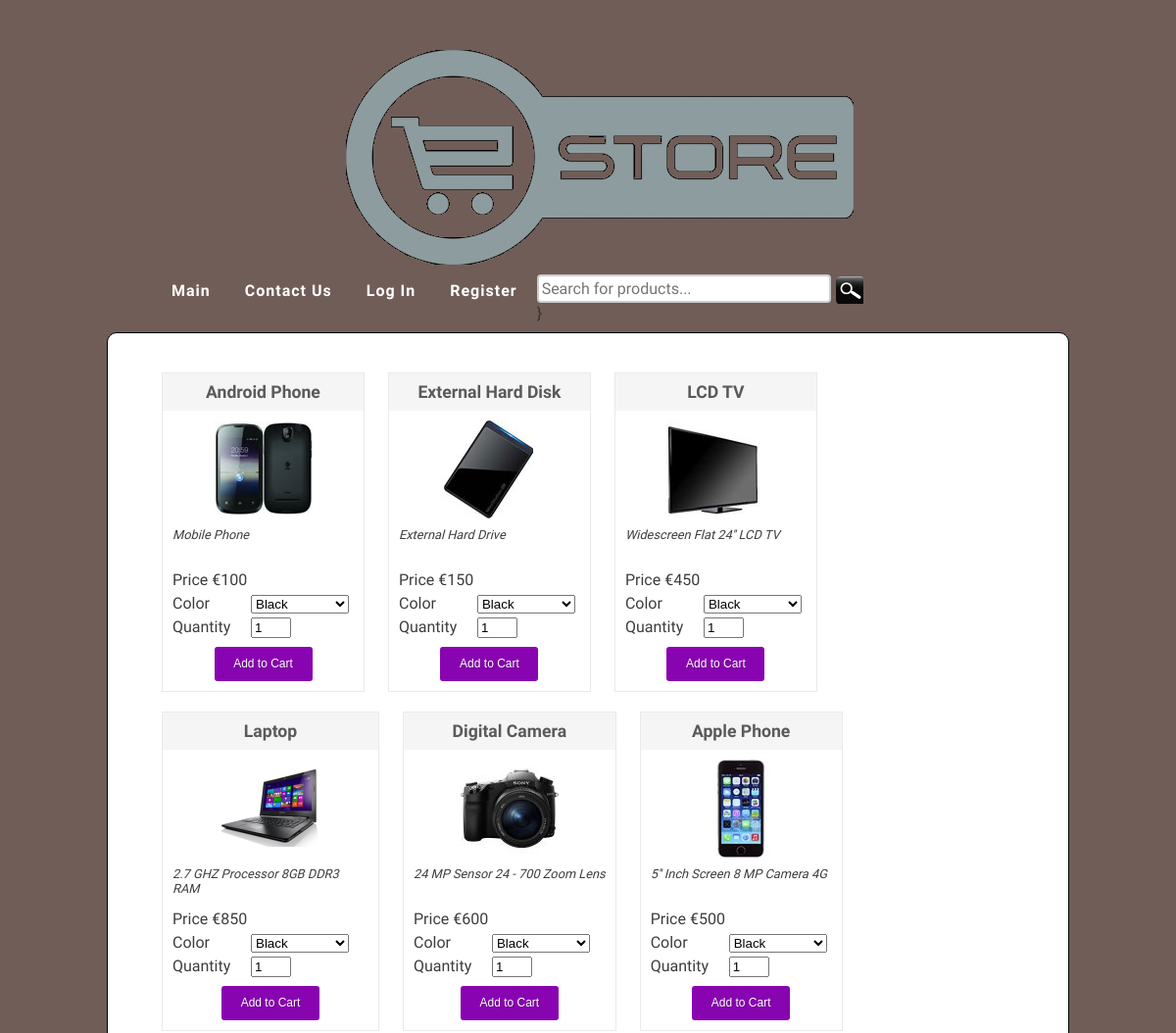
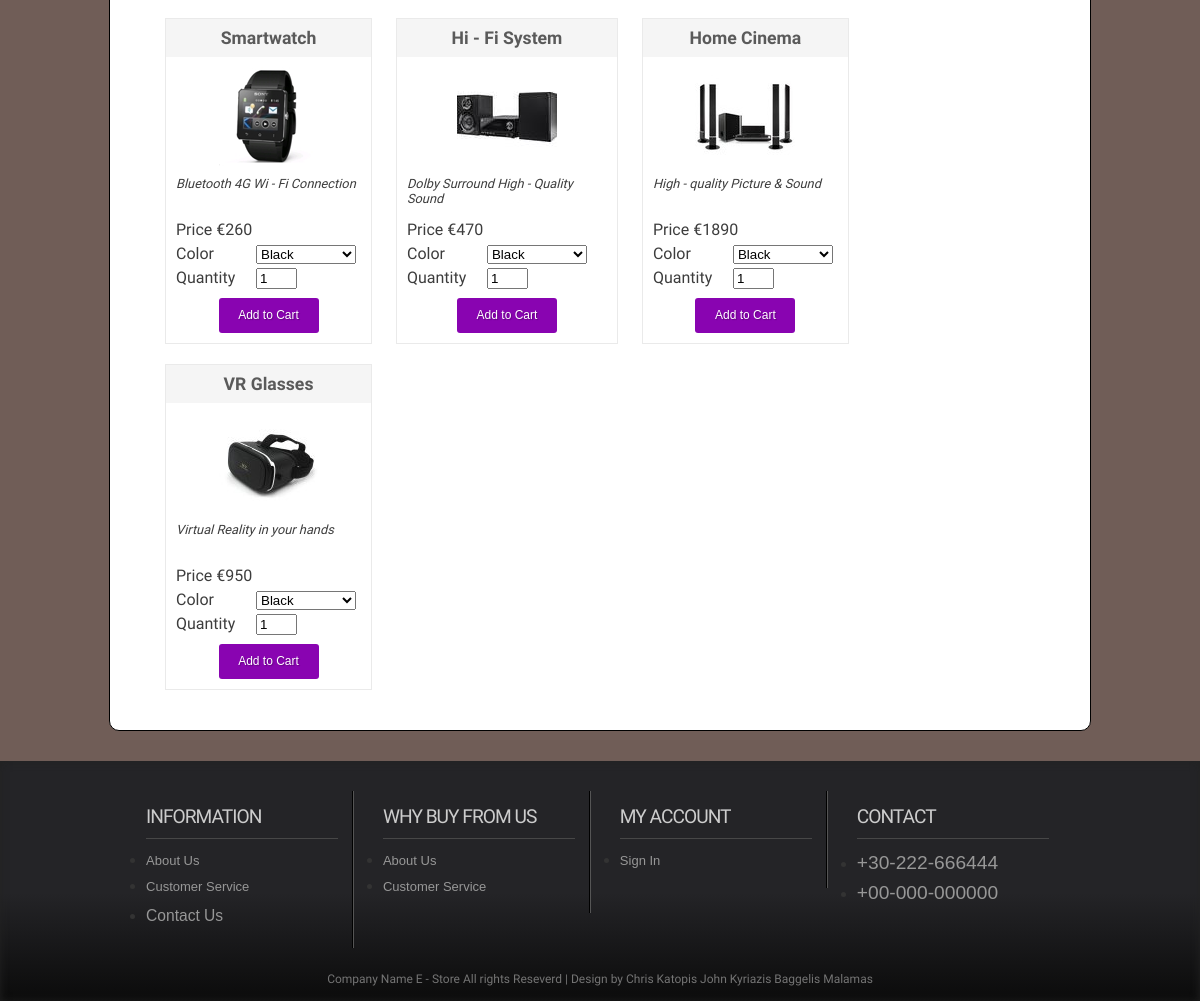
The page / on the database its author committed (2 pictures, top to bottom).
### tables this page shows
CREATE TABLE `products` (
  `id` int(10) NOT NULL,
  `product_code` varchar(10) DEFAULT NULL,
  `product_name` varchar(50) NOT NULL,
  `product_price` varchar(50) NOT NULL,
  `product_img_name` varchar(100) NOT NULL,
  `product_desc` varchar(50) NOT NULL
);

### mainpage.php (the view, shortened to what this page needs)
<div id="main-content">
<?php
$results = mysql_query("SELECT product_code,product_name, product_price,  product_img_name, product_desc FROM products ORDER BY id ASC");
$current_url = urlencode($url="http://".$_SERVER['HTTP_HOST'].$_SERVER['REQUEST_URI']);
if($results){
$products_item = '<ul class="products">';
while($obj = mysql_fetch_object($results))
{
$products_item .= <<<EOT
    <li class="product">
    <form method="post" action="cart_update.php">
    <div class="product-content"><h3>{$obj->product_name}</h3>
    <div class="product-thumb"><img src="images/{$obj->product_img_name}"></div>
    <div class="product-desc">{$obj->product_desc}</div>
    <div class="product-info">
    Price {$currency}{$obj->product_price}
    <fieldset>
    <label>
        <span>Color</span>
        <select name="product_color">
        <option value="Black">Black</option>
        <option value="Silver">Silver</option>
        <option value-"White">White</option>
        </select>
    </label>
    <label>
        <span>Quantity</span>
        <input type="text" size="2" maxlength="2" name="product_qty" value="1" />
    </label>
    </fieldset>
    <input type="hidden" name="product_code" value="{$obj->product_code}" />
    <input type="hidden" name="type" value="add" />
    <input type="hidden" name="return_url" value="{$current_url}" />
    <div align="center"><button type="submit" class="add_to_cart">Add to Cart</button></div>
    </div></div>
    </form>
    </li>
EOT;
}
$products_item .= '</ul>';
echo $products_item;
}
?>
</div>

### settings.php (shortened to what this page needs)
<?php
	if (isset($_GET["action"]))
		$action = $_GET["action"];
	else
		$action = "";
$currency = '&#8364;';
?>
<!DOCTYPE html PUBLIC "-//W3C//DTD XHTML 1.0 Strict//EN" "http://www.w3.org/TR/xhtml1/DTD/xhtml1-strict.dtd">
<html xmlns="http://www.w3.org/1999/xhtml">
<head>
	<link rel="stylesheet" href="css/style.css" type="text/css" />
	<link rel="stylesheet" href="css/cart_style.css" type="text/css" />
</head>

### header.php (shortened to what this page needs)
<div id="header">
	<div id="logo">
		<a href="index.php">
			<img src="images/estore-logo.png" />
		</a>
	</div>
	<div id="navbar">
		<ul>
			<li><a href="index.php">Main</a></li>
			<li><a href="index.php?action=contact">Contact Us</a></li>
			<?php
				if (!isset($_SESSION["islogged"]))
					echo "
						<li><a href='index.php?action=login'>Log In</a></li>
						<li><a href='index.php?action=register'>Register</a></li>
					";
			?>
			<li><form name="search" method="post" action="index.php?action=searchresults" id="searchbar"/>
<input name="search" type="text" size="40" maxlength="50" placeholder="Search for products..."/>
<input type="submit" name ="Submit" value="" id="searchbutton"/></form></li>
		</ul>
	</div>
</div>

### index.php (shortened to what this page needs)
<?php include('settings.php');
 include('header.php');
?>
}
	<div id="page-area">
<?php
			global $action;
			switch ($action) {
				case "":
					include('mainpage.php');
					break;
			}
		?>
	</div>
 <div class="footer">
   	  <div class="wrapper">
	     <div class="section group">
				<div class="col_1_of_4 span_1_of_4">
						<h4>Information</h4>
						<ul>
						<li><a href="index.php?action=contact">About Us</a></li>
						<li><a href="index.php?action=contact">Customer Service</a></li>
						<li><a href="index.php?action-contact"><span>Contact Us</span></a></li>
						</ul>
					</div>
				<div class="col_1_of_4 span_1_of_4">
					<h4>Why buy from us</h4>
						<ul>
						<li><a href="index.php?action=contact">About Us</a></li>
						<li><a href="index.php?action=contact">Customer Service</a></li>
						</ul>
				</div>
				<div class="col_1_of_4 span_1_of_4">
					<h4>My account</h4>
						<ul>
							<?php
							 if ($_SESSION["islogged"]!="default")
							 echo "<li><a href='index.php?action=register'>Sign In</a></li>";
							else
							 echo "<li><a href='index.php?action=view_cart'>View Cart</a></li>"; ?>
						</ul>
				</div>
				<div class="col_1_of_4 span_1_of_4">
					<h4>Contact</h4>
						<ul>
							<li><span>+30-222-666444</span></li>
							<li><span>+00-000-000000</span></li>
						</ul>
   	 					</div>
				</div>
			</div>
			<div class="copy_right">
				<p>Company Name E - Store All rights Reseverd | Design by  Chris Katopis John Kyriazis Baggelis Malamas
		   </div>
     </div>
 </body>
</html>

### css/style.css (style rules this page uses)
html, body, div, span, applet, object, iframe, h1, h2, h3, h4, h5, h6, p, blockquote, pre, a, abbr, acronym, address, big, cite, code, del, dfn, em, font, img, ins, kbd, q, s, samp, small, strike, strong, sub, sup, tt, var, dl, dt, dd, ol, ul, li, fieldset, form, label, legend, table, caption, tbody, tfoot, thead, tr, th, td { margin:0; padding:0; border:0; outline:0; }
h3 { font: bold 30px 'Abel'; line-height: 18px; margin-bottom:30px; }
a { text-decoration: none; }
#header { width: 1100px; height: 130px; margin: 0 auto; padding-top:50px; padding-bottom:130px; text-align: right; }
#logo { float: center; width: 500px; height: 230px; padding-left:210px; }
#navbar { border-bottom: 0px solid #222222; border-color: #000000; font-family:'Abel',sans-serif; }
#navbar ul { width:1026px; max-width:80%; margin: 0 auto; height: 35px; letter-spacing:1px; }
#navbar ul li { list-style: none; display: inline; float: left; padding-right:5px; }
#navbar ul li a { padding: 7px 15px; display: block; font-size: 16px; text-decoration: none; font-weight: 600; color: #fff; }
#searchbar input[type=text] { font-family:'Abel'; padding-left:5px; padding:3px; width: 300px; box-sizing: border-box; border: 2px solid #ccc; border-radius: 4px; font-size: 16px; background-position: 10px 10px; }
#searchbutton { background-image:url(../images/search.png); background-color:transparent; border:none; height:28px; width:28px; }
#page-area { background-color: #fff; width: 80%; margin: 0 auto; min-height: 200px; border: 1px solid #000; margin-top: 10px; padding: 30px 10px; overflow: auto; border-radius:10px; -moz-border-radius:10px; }
#main-content { float: center; width: 800px; min-height: 400px; margin-left: 5px; margin-right: 0px; padding-right: 10px; }
.wrapper { width:78%; margin:0 auto; padding:0 1%; }
.footer { font-family:'Open Sans Condesend'; position:relative; padding-top:30px; margin-top:30px; background: #414045; background: -moz-linear-gradient(top, #414045 55%, #2f2e33 100%); background: -webkit-gradient(linear, left top, left bottom, color-stop(55%,#414045), color-stop(100%,#2f2e33)); background: -webkit-linear-gradient(top, #414045 55%,#2f2e33 100%); background: -o-linear-gradient(top, #414045 55%,#2f2e33 100%); background: -ms-linear-gradient(top, #414045 55%,#2f2e33 100%); background: linear-gradient(to bottom, #242427 55%,#0B0B0B 100%); filter: progid:DXImageTransform.Microsoft.gradient( startColorstr='#414045', endColorstr='#2f2e33',GradientType=0 ); box-shadow: inset 0px 1px 8px #222; }
.section { clear: both; padding: 0px; margin: 0px; }
.group:before, .group:after { content:""; display:table; }
.group:after { clear:both; }
.group { zoom:1; }
.col_1_of_4 { display: block; float:left; margin: 0% 0 1% 1.6%; border-right: 2px groove #555; }
.col_1_of_4:first-child { margin-left: 0; }
.col_1_of_4:last-child { border:none; }
.span_1_of_4 { width: 20.5%; padding:1.5%; }
.span_1_of_4 h4 { color:#ccc; margin-bottom: .5em; font-size:1.2em; line-height: 1.2; font-family:'Open Sans Condensed',Helvetica; font-weight : normal; margin-top: 0px; letter-spacing: -1px; text-transform:uppercase; border-bottom:1px solid #474747; padding-bottom:0.5em; }
.span_1_of_4 li a { font-size:0.8125em; padding:0.4em 0; color:#979797; font-family :Arial,Helvetica; display:block; }
.span_1_of_4 li span { font-size:1.2em; font-family:Arial; padding:0.2em 0; color:#979797; display:block; cursor:pointer; }
.copy_right { text-align:center; padding:15px 0; }
.copy_right p { font-size:12px; font-family:'Abel'; color:#747474; }

### rows shown on the page
products: product_name "Android Phone", product_img_name (picture), product_desc "Mobile Phone", product_price "100"
products: product_name "External Hard Disk", product_img_name (picture), product_desc "External Hard Drive", product_price "150"
products: product_name "LCD TV", product_img_name (picture), product_desc "Widescreen Flat 24'' LCD TV", product_price "450"
products: product_name "Laptop", product_img_name (picture), product_desc "2.7 GHZ Processor 8GB DDR3 RAM", product_price "850"
products: product_name "Digital Camera", product_img_name (picture), product_desc "24 MP Sensor 24 - 700 Zoom Lens", product_price "600"
products: product_name "Apple Phone", product_img_name (picture), product_desc "5'' Inch Screen 8 MP Camera 4G", product_price "500"
products: product_name "Smartwatch", product_img_name (picture), product_desc "Bluetooth 4G Wi - Fi Connection", product_price "260"
products: product_name "Hi - Fi System", product_img_name (picture), product_desc "Dolby Surround High - Quality Sound", product_price "470"
products: product_name "Home Cinema", product_img_name (picture), product_desc "High - quality Picture & Sound", product_price "1890"
products: product_name "VR Glasses", product_img_name (picture), product_desc "Virtual Reality in your hands", product_price "950"
